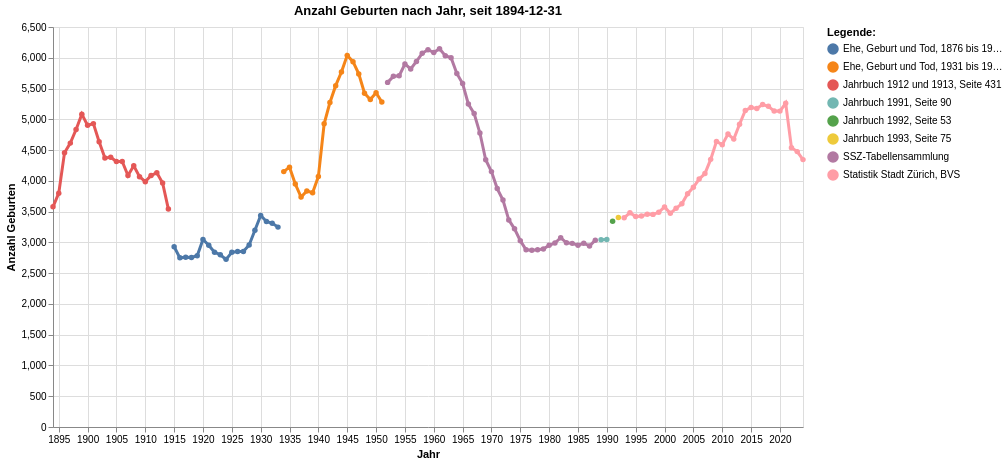

Write notebook code for a chart like this one.
### Code cell
grafik2 = mypy_dv.plot_altair_multiline_highlight(
    data = myAgg1.reset_index()
    ,x = 'StichtagDatJahr'
    ,y = 'AnzGebuWir'
    ,x_beschriftung = 'Jahr'
    , y_beschriftung = 'Anzahl Geburten'
    ,category = "Datenquelle_Geburten" #Datenquelle_Bestand #oder Datenquelle_Geburten
    ,category_beschriftung= 'Legende:'
    ,warning_status = "ignore" #always or ignore
    ,myTitle="Anzahl Geburten nach Jahr, seit "+data_min_date
)
grafik2

### Figure 1 — Vega-Lite specification as saved in the notebook (floating-point values rounded to 4 significant figures; data arrays with more than 128 entries replaced by an {"elided": "..."} marker saying what was removed)
{"config": {"view": {"continuousWidth": 300, "continuousHeight": 300}}, "layer": [{"mark": {"type": "circle"}, "encoding": {"color": {"field": "Datenquelle_Geburten", "legend": {"orient": "right", "title": "Legende:"}, "type": "nominal"}, "opacity": {"value": 1.3}, "tooltip": [{"field": "StichtagDatJahr", "type": "temporal"}, {"field": "Datenquelle_Geburten", "type": "nominal"}, {"field": "AnzGebuWir", "type": "quantitative"}], "x": {"axis": {"title": "Jahr"}, "field": "StichtagDatJahr", "type": "temporal"}, "y": {"axis": {"title": "Anzahl Geburten"}, "field": "AnzGebuWir", "type": "quantitative"}}, "name": "view_19", "title": "Anzahl Geburten nach Jahr, seit 1894-12-31"}, {"mark": {"type": "line"}, "encoding": {"color": {"field": "Datenquelle_Geburten", "legend": {"orient": "right", "title": "Legende:"}, "type": "nominal"}, "size": {"condition": {"test": {"not": {"param": "param_19"}}, "value": 1.2}, "value": 3}, "tooltip": [{"field": "StichtagDatJahr", "type": "temporal"}, {"field": "Datenquelle_Geburten", "type": "nominal"}, {"field": "AnzGebuWir", "type": "quantitative"}], "x": {"axis": {"title": "Jahr"}, "field": "StichtagDatJahr", "type": "temporal"}, "y": {"axis": {"title": "Anzahl Geburten"}, "field": "AnzGebuWir", "type": "quantitative"}}, "title": "Anzahl Geburten nach Jahr, seit 1894-12-31"}], "data": {"name": "data-bceb28b71a22f5a3a108937f86c98c5a"}, "height": 400, "params": [{"name": "param_19", "select": {"type": "point", "fields": ["Datenquelle_Geburten"], "nearest": true, "on": "pointerover"}, "views": ["view_19"]}], "width": 750, "$schema": "https://vega.github.io/schema/vega-lite/v5.8.0.json", "datasets": {"data-bceb28b71a22f5a3a108937f86c98c5a": {"elided": "131 records"}}}
